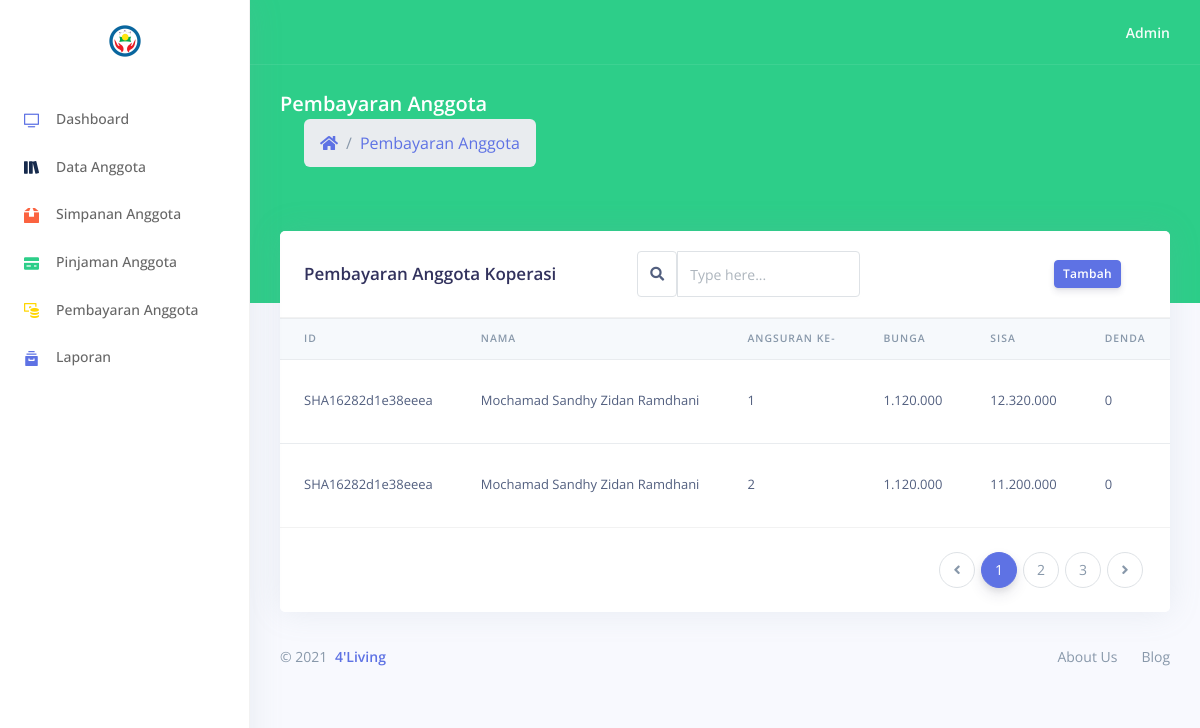
The page /admin/tampilan/pembayaran.php on the database its author committed.
### tables this page shows
CREATE TABLE `pembayaran` (
  `ID_PEMBAYARAN` varchar(255) NOT NULL,
  `ID_USER` varchar(255) NOT NULL,
  `ID_PINJAMAN` varchar(255) NOT NULL,
  `ANGSURAN_KE` int(10) NOT NULL,
  `SISA_PEMBAYARAN` varchar(255) DEFAULT NULL,
  `DENDA` varchar(50) DEFAULT NULL,
  `KETERANGAN` varchar(255) DEFAULT NULL,
  `created_at` timestamp NOT NULL DEFAULT current_timestamp(),
  PRIMARY KEY (`ID_PEMBAYARAN`),
  KEY `ID_USER` (`ID_USER`),
  KEY `ID_PINJAMAN` (`ID_PINJAMAN`)
);

CREATE TABLE `user` (
  `ID_USER` varchar(255) NOT NULL,
  `EMAIL` varchar(244) NOT NULL,
  `USERNAME` varchar(20) NOT NULL,
  `PASSWORD` varchar(15) NOT NULL,
  `NAMA` varchar(255) NOT NULL,
  `JALAN` varchar(255) NOT NULL,
  `KELURAHAN` varchar(255) NOT NULL,
  `KECAMATAN` varchar(255) NOT NULL,
  `KODE_POS` int(5) NOT NULL,
  `TELEPON` varchar(15) NOT NULL,
  `STATUS` varchar(255) DEFAULT NULL,
  PRIMARY KEY (`ID_USER`)
);

### admin/tampilan/pembayaran.php (the view, shortened to what this page needs)
<!DOCTYPE html>
<html>
<head>
  <link rel="stylesheet" href="../assets/vendor/nucleo/css/nucleo.css" type="text/css">
  <link rel="stylesheet" href="../assets/vendor/@fortawesome/fontawesome-free/css/all.min.css" type="text/css">
  <link rel="stylesheet" href="../assets/css/argon.css?v=1.2.0" type="text/css">
</head>
<body>
  <?php include 'sidebar.php' ?>
  <div class="main-content" id="panel">
    <?php include 'topbar.php' ?>
    <div class="header bg-success pb-7">
      <div class="container-fluid">
        <div class="header-body">
          <div class="row align-items-center py-4">
            <div class="col-lg-6 col-7">
              <h6 class="h2 text-white d-inline-block mb-0">Pembayaran Anggota</h6>
              <nav aria-label="breadcrumb" class="d-none d-md-inline-block ml-md-4">
                <ol class="breadcrumb breadcrumb-links breadcrumb-dark">
                  <li class="breadcrumb-item"><a href="index.php"><i class="fas fa-home"></i></a></li>
                  <li class="breadcrumb-item"><a href="#">Pembayaran Anggota</a></li>
                </ol>
              </nav>
            </div>
          </div>
        </div>
      </div>
    </div>
    <div class="container-fluid mt--6">
      <div class="row">
        <div class="col">
          <div class="card">
            <div class="card-header">
              <div class="row align-items-center">
                <div class="col-5">
                  <h3 class="mb-0">Pembayaran Anggota Koperasi </h3>
                </div>
                <div class="row">
                  <div class="span12">
                    <form id="custom-search-form" class="form-search form-horizontal pull-right">
                    <div class="input-group">
              <span class="input-group-text text-body"><i class="fas fa-search" aria-hidden="true"></i></span>
              <input type="text" class="form-control" placeholder="Type here...">
            </div>
                    </form>
                  </div>
                </div>
                <div class="col-4 text-right">
                  <button class="btn btn-sm btn-primary" data-toggle="modal" data-target="#squarespaceModal">Tambah</button>
                </div>
              </div>
            </div>
            <?php
            include "../../login/config/config.php";
            $sql = "SELECT pembayaran.*, user.ID_USER, user.NAMA, pinjaman.angsuran FROM pembayaran LEFT JOIN user ON pembayaran.ID_USER = user.ID_USER LEFT JOIN pinjaman ON pembayaran.ID_PINJAMAN = pinjaman.ID_PINJAMAN;";
            $result = mysqli_query($conn, $sql) or die($mysqli_error);
            if ($result) {
              if (mysqli_num_rows($result) > 0) {
                echo "<div class='table-responsive'>";
                echo "<table class='table align-items-center table-flush'>";
                echo "<thead class='thead-light'>";
                echo "<tr>";
                echo "<th>Id</th>";
                echo "<th>Nama</th>";
                echo "<th>Angsuran Ke-</th>";
                echo "<th>Bunga</th>";
                echo "<th>Sisa</th>";
                echo "<th>Denda</th>";
                echo "</tr>";
                echo "</thead>";
                echo "<tbody>";
                while ($row = mysqli_fetch_assoc($result)) {
                  echo "<tr>";
                  echo "<td>" . $row['ID_USER'] . "</td>";
                  echo "<td>" . $row['NAMA'] . "</td>";
                  echo "<td>" . $row['ANGSURAN_KE'] . "</td>";
                  echo "<td>" . number_format($row['ID_PINJAMAN']  != '' ? $row['ID_PINJAMAN'] : 0, 0, '', '.') . "</td>";
                  echo "<td>" . number_format($row['SISA_PEMBAYARAN']  != '' ? $row['SISA_PEMBAYARAN'] : 0, 0, '', '.') . "</td>";
                  echo "<td>" . number_format($row['DENDA'] != '' ? $row['DENDA'] : 0, 0, '', '.') . "</td>";
            ?>
            <?php
                  echo "</tr>";
                }
                echo "</tbody>";
                echo "</table>";
                echo "</div>";
              } else {
                echo "<p class='lead'><em>No records were found.</em></p>";
              }
            } else {
              echo "ERROR: Could not able to execute $sql. " . mysqli_error($link);
            }
            ?>
            <div class="card-footer py-4">
              <nav aria-label="...">
                <ul class="pagination justify-content-end mb-0">
                  <li class="page-item disabled">
                    <a class="page-link" href="#" tabindex="-1">
                      <i class="fas fa-angle-left"></i>
                    </a>
                  </li>
                  <li class="page-item active">
                    <a class="page-link" href="#">1</a>
                  </li>
                  <li class="page-item">
                    <a class="page-link" href="#">2 <span class="sr-only">(current)</span></a>
                  </li>
                  <li class="page-item"><a class="page-link" href="#">3</a></li>
                  <li class="page-item">
                    <a class="page-link" href="#">
                      <i class="fas fa-angle-right"></i>
                    </a>
                  </li>
                </ul>
              </nav>
            </div>
          </div>
        </div>
      </div>
      <?php include "footer.php" ?>
    </div>
  </div>
</body>
</html>

### admin/tampilan/sidebar.php
<nav class="sidenav navbar navbar-vertical  fixed-left  navbar-expand-xs navbar-light bg-white" id="sidenav-main">
  <div class="scrollbar-inner">
    <div class="sidenav-header  align-items-center">
      <a class="navbar-brand">
        <img src="../assets/img/brand/ekop.jpg" class="navbar-brand-img" alt="...">
      </a>
    </div>
    <div class="navbar-inner">
      <div class="collapse navbar-collapse" id="sidenav-collapse-main">
        <ul class="navbar-nav">
          <li class="nav-item">
            <a class="nav-link" href="index.php">
              <i class="ni ni-tv-2 text-primary"></i>
              <span class="nav-link-text">Dashboard</span>
            </a>
          </li>
          <li class="nav-item">
            <a class="nav-link" href="data.php">
              <i class="ni ni-books text-default"></i>
              <span class="nav-link-text">Data Anggota</span>
            </a>
          </li>
          <li class="nav-item">
            <a class="nav-link" href="simpanan.php">
              <i class="ni ni-box-2 text-orange"></i>
              <span class="nav-link-text">Simpanan Anggota</span>
            </a>
          </li>
          <li class="nav-item">
            <a class="nav-link" href="pinjaman.php">
              <i class="ni ni-credit-card text-green"></i>
              <span class="nav-link-text">Pinjaman Anggota</span>
            </a>
          </li>
          <li class="nav-item">
            <a class="nav-link" href="pembayaran.php">
              <i class="ni ni-money-coins text-yellow"></i>
              <span class="nav-link-text">Pembayaran Anggota</span>
            </a>
          </li>
          <li class="nav-item">
            <a class="nav-link" href="laporan.php">
              <i class="ni ni-archive-2 text-primary"></i>
              <span class="nav-link-text">Laporan</span>
            </a>
          </li>
        </ul>
      </div>
    </div>
  </div>
</nav>

### admin/tampilan/topbar.php (shortened to what this page needs)
<nav class="navbar navbar-top navbar-expand navbar-dark bg-success border-bottom">
  <div class="container-fluid">
    <div class="collapse navbar-collapse" id="navbarSupportedContent">
      <div class="navbar-nav align-items-center  ml-md-auto ">
        <ul class="navbar-nav align-items-center  ml-auto ml-md-0 ">
          <li class="nav-item dropdown">
            <a class="nav-link pr-0" href="#" role="button" data-toggle="dropdown" aria-haspopup="true" aria-expanded="false">
              <div class="media align-items-center">
                <div class="media-body  ml-2  d-none d-lg-block">
                  <span class="mb-0 text-sm  font-weight-bold">Admin</span>
                </div>
              </div>
            </a>
          </li>
        </ul>
      </div>
    </div>
  </div>
</nav>

### admin/tampilan/footer.php
<footer class="footer pt-0">
  <div class="row align-items-center justify-content-lg-between">
    <div class="col-lg-6">
      <div class="copyright text-center  text-lg-left  text-muted">
        &copy; 2021 <a href="#" class="font-weight-bold ml-1" target="_blank">4'Living</a>
      </div>
    </div>
    <div class="col-lg-6">
      <ul class="nav nav-footer justify-content-center justify-content-lg-end">
        <li class="nav-item">
          <a href="#" class="nav-link" target="_blank">About Us</a>
        </li>
        <li class="nav-item">
          <a href="#" class="nav-link" target="_blank">Blog</a>
        </li>
      </ul>
    </div>
  </div>
</footer>

### rows shown on the page
pembayaran: ID_USER.ID_USER "SHA16282d1e38eeea", ID_USER.NAMA "Mochamad Sandhy Zidan Ramdhani", ANGSURAN_KE "1", ID_PINJAMAN "1.120.000", SISA_PEMBAYARAN "12.320.000", DENDA "0"
pembayaran: ID_USER.ID_USER "SHA16282d1e38eeea", ID_USER.NAMA "Mochamad Sandhy Zidan Ramdhani", ANGSURAN_KE "2", ID_PINJAMAN "1.120.000", SISA_PEMBAYARAN "11.200.000", DENDA "0"
